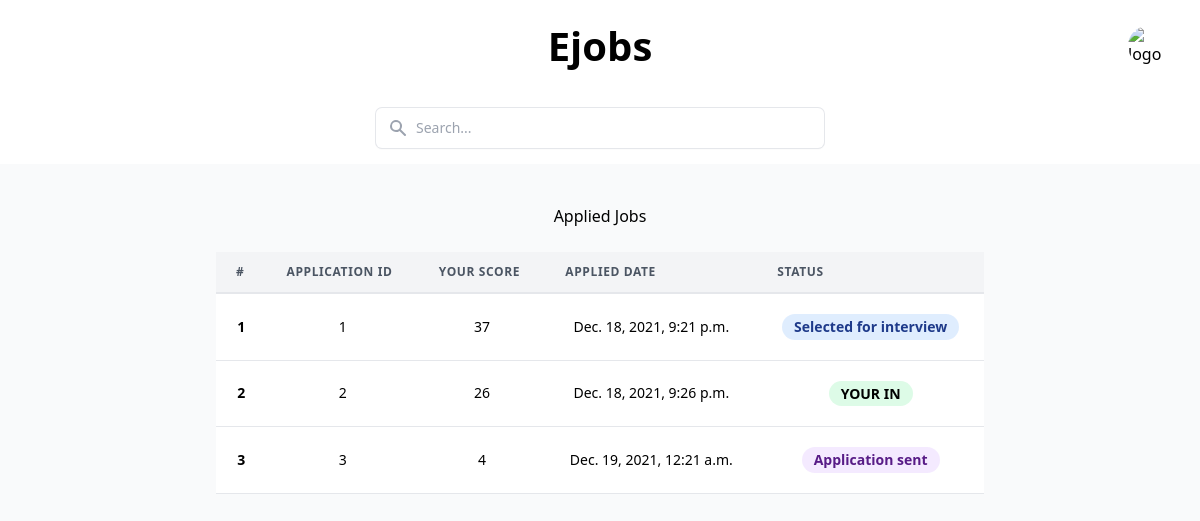
/see_applications (signed in), run on the app's committed database.
### ejob_app/models.py (models this page shows)
class Application(models.Model):
    APPLICATION_CHOICES = (
        ('A', 'ACTIVE'),
        ('S', 'SELECTED'),
        ('R', 'REJECTED'),
        ('V', 'APPROVED'),
        {'I', 'Interview'},
    )
    seeker = models.ForeignKey(SeekerProfile, on_delete=models.CASCADE)
    date = models.DateTimeField(auto_now_add=True)
    seeker_name = models.CharField(max_length=255)
    job = models.ForeignKey(Job, on_delete=models.CASCADE)
    cover_letter = models.CharField(max_length=1000)
    cv = models.CharField(max_length=1000)
    matching_score = models.IntegerField()
    status = models.CharField(max_length=10,
                              choices=APPLICATION_CHOICES,
                              default='M')

### ejob_app/views.py (the view)
# urls.py: path("see_applications", views.ApplicationController.my_applications, name="my_applications"),
    @staticmethod
    @login_required
    def my_applications(request):
        try:
            seekerprofile = SeekerProfile.objects.get(seeker_id=request.user.id)
            application_list = Application.objects.filter(seeker=seekerprofile).order_by('date')
            args = {'applications': application_list}
        except:
            application_list = []
            args = {'applications': application_list}
        return render(request, 'ejob_app/appliedjobs.html', args)

### ejob/templates/ejob_app/appliedjobs.html
{%  extends "layout.html" %}
{% block content %}
    <div class="mx-auto max-w-3xl">
            {% if applications %}
                     <div class="text-center" style="margin-top: 40px">
                        <h2 > Applied Jobs </h2>
                    </div>
                <table class="table table-auto table-striped text-center mt-6 rounded mx-auto">
                      <thead>
                        <tr>
                             <th scope="col" class="px-5 py-3 border-b-2 border-gray-200 bg-gray-100 text-left text-xs font-semibold text-gray-600 uppercase tracking-wider">#</th>
                             <th scope="col" class="px-5 py-3 border-b-2 border-gray-200 bg-gray-100 text-left text-xs font-semibold text-gray-600 uppercase tracking-wider">Application Id</th>
                             <th scope="col" class="px-5 py-3 border-b-2 border-gray-200 bg-gray-100 text-left text-xs font-semibold text-gray-600 uppercase tracking-wider">Your Score</th>
                             <th scope="col" class="px-5 py-3 border-b-2 border-gray-200 bg-gray-100 text-left text-xs font-semibold text-gray-600 uppercase tracking-wider">Applied date</th>
                             <th scope="col" class="px-5 py-3 border-b-2 border-gray-200 bg-gray-100 text-left text-xs font-semibold text-gray-600 uppercase tracking-wider">Status</th>
                        </tr>
                      </thead>
                        <tbody>
                        {%  for item in applications %}
                        <tr>
                            <th scope="row" class="px-5 py-5 border-b border-gray-200 bg-white text-sm">{{ forloop.counter }}</th>
                            <td class="px-5 py-5 border-b border-gray-200 bg-white text-sm">{{ item.id }}</td>
                            <td class="px-5 py-5 border-b border-gray-200 bg-white text-sm">{{ item.matching_score }}</td>
                            <td class="px-5 py-5 border-b border-gray-200 bg-white text-sm">{{ item.date }}</td>
                            <td class="px-5 py-5 border-b border-gray-200 bg-white text-sm">
                             {% if item.status == 'R' %}
                                    <span class="relative inline-block px-3 py-1 font-semibold text-red-900 leading-tight">
                                            <span aria-hidden="" class="absolute inset-0 bg-red-200 opacity-50 rounded-full"></span>
                                        <span class="relative">Application rejected</span>
                                    </span>
                             {% elif item.status == "A" %}
                                     <span class="relative inline-block px-3 py-1 font-semibold text-purple-900 leading-tight">
                                            <span aria-hidden="" class="absolute inset-0 bg-purple-200 opacity-50 rounded-full"></span>
                                        <span class="relative">Application sent</span>
                                    </span>
                                 {% elif item.status == "I" %}
                                    <span class="relative inline-block px-3 py-1 font-semibold text-blue-900 leading-tight">
                                            <span aria-hidden="" class="absolute inset-0 bg-blue-200 opacity-50 rounded-full"></span>
                                        <span class="relative">Selected for interview</span>
                                    </span>
                                {% elif item.status == 'V'%}
                                   <span class="relative inline-block px-3 py-1 font-semibold text-gren-900 leading-tight">
                                            <span aria-hidden="" class="absolute inset-0 bg-green-200 opacity-50 rounded-full"></span>
                                        <span class="relative">YOUR IN</span>
                                    </span>
                                 {% else %}
                                  <span class="relative inline-block px-3 py-1 font-semibold text-orange-900 leading-tight">
                                            <span aria-hidden="" class="absolute inset-0 bg-orange-200 opacity-50 rounded-full"></span>
                                        <span class="relative">Selected for next round</span>
                                    </span>
                             {% endif %}
                                </td>
                        </tr>
                {% endfor %}
                </tbody>
                </table>
            {% else %}
                <h6 style="margin-top: 100px;color: #c9302c" > You have not applied for any jobs </h6>
             {% endif %}
    </div>
{%  endblock %}

### ejob/templates/layout.html (shortened to what this page needs)
{% load staticfiles %}
<!DOCTYPE html>
<html lang="en">
<head>
    <link rel="stylesheet" href="{% static  'ejob_app/css/main.css' %}"/>
    <script src="https://cdn.tailwindcss.com"></script>
</head>
<body class="bg-gray-50">
<div class="section bg-white space-y-4 p-4 sm:px-8 sm:py-6 lg:p-4 xl:px-8 xl:py-6" >
    <div class="flex items-center px-4 relative" >
        <a class="navbar-brand text-center text-black font-bold w-full" href="/" style="font-size:40px" > Ejobs </a>
        <div class="row absolute right-0">
            {% if user.is_authenticated %}
                <div class="menu_profile relative flex justify-content items-center px-4 h-full" id="profile_button" style="
                            top: 0;
                            height: 52px;
                            right: 0;
                            bottom: 0;
                            margin: auto;
                        ">
                    <img src="https://365psd.com/images/istock/previews/1009/100996291-male-avatar-profile-picture-vector.jpg" alt="logo" class="image_profile w-10 h-10 rounded-full cursor-pointer"/>
                </div>
            {% else %}
                <a class="bg-gray-50 px-4 py-2 rounded-full" href="{% url 'login' %}"> Login </a>
            {% endif %}
        </div>
    </div>
    <div class="flex flex-col items-center w-full">
        <form  name="searchForm" type="get" action="/search" class="w-full max-w-md mt-4">
                    <div class="group relative" >
                        <input name="keyword" type="text" placeholder="Search..." id="searchText" class="focus:ring-2 focus:ring-blue-500 focus:outline-none w-full text-sm leading-6 text-gray-900 placeholder-gray-400 rounded-md py-2 pl-10 ring-1 ring-gray-200 shadow-sm"/>
                    </div>
        </form>
    </div>
     </div>
    {%  block content %}
    {%  endblock content %}
</body>
</html>

### ejob/static/ejob_app/css/main.css (style rules this page uses)
.table { width: 100%; table-layout: fixed; margin-bottom: 32px; }
td { max-width: 250px; }

### data on the page
Application: id "1", matching_score "37", date "Dec. 18, 2021, 9:21 p.m.", status "I" (drawn)
Application: id "2", matching_score "26", date "Dec. 18, 2021, 9:26 p.m.", status "V" (drawn)
Application: id "3", matching_score "4", date "Dec. 19, 2021, 12:21 a.m.", status "A" (drawn)
